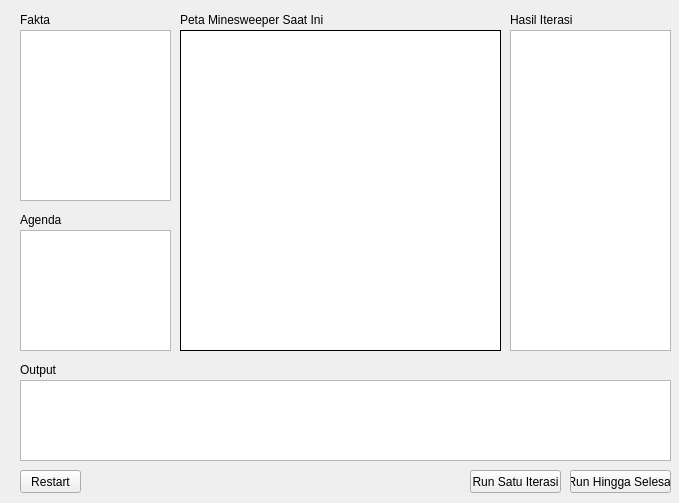
<?xml version="1.0" encoding="UTF-8"?>
<ui version="4.0">
 <class>MainWindow</class>
 <widget class="QMainWindow" name="MainWindow">
  <property name="geometry">
   <rect>
    <x>0</x>
    <y>0</y>
    <width>679</width>
    <height>503</height>
   </rect>
  </property>
  <property name="windowTitle">
   <string>Kondisi Awal</string>
  </property>
  <widget class="QWidget" name="centralwidget">
   <widget class="QListWidget" name="logListWidget">
    <property name="geometry">
     <rect>
      <x>510</x>
      <y>30</y>
      <width>161</width>
      <height>321</height>
     </rect>
    </property>
    <property name="verticalScrollMode">
     <enum>QAbstractItemView::ScrollPerPixel</enum>
    </property>
    <property name="wordWrap">
     <bool>true</bool>
    </property>
   </widget>
   <widget class="QLabel" name="label">
    <property name="geometry">
     <rect>
      <x>510</x>
      <y>10</y>
      <width>161</width>
      <height>20</height>
     </rect>
    </property>
    <property name="text">
     <string>Hasil Iterasi</string>
    </property>
   </widget>
   <widget class="QPushButton" name="stepButton">
    <property name="geometry">
     <rect>
      <x>470</x>
      <y>470</y>
      <width>91</width>
      <height>23</height>
     </rect>
    </property>
    <property name="text">
     <string>Run Satu Iterasi</string>
    </property>
   </widget>
   <widget class="QPushButton" name="runButton">
    <property name="geometry">
     <rect>
      <x>570</x>
      <y>470</y>
      <width>101</width>
      <height>23</height>
     </rect>
    </property>
    <property name="text">
     <string>Run Hingga Selesai</string>
    </property>
   </widget>
   <widget class="QListWidget" name="factListWidget">
    <property name="geometry">
     <rect>
      <x>20</x>
      <y>30</y>
      <width>151</width>
      <height>171</height>
     </rect>
    </property>
    <property name="verticalScrollMode">
     <enum>QAbstractItemView::ScrollPerPixel</enum>
    </property>
    <property name="wordWrap">
     <bool>true</bool>
    </property>
   </widget>
   <widget class="QLabel" name="label_2">
    <property name="geometry">
     <rect>
      <x>20</x>
      <y>10</y>
      <width>151</width>
      <height>20</height>
     </rect>
    </property>
    <property name="text">
     <string>Fakta</string>
    </property>
   </widget>
   <widget class="QListWidget" name="agendaListWidget">
    <property name="geometry">
     <rect>
      <x>20</x>
      <y>230</y>
      <width>151</width>
      <height>121</height>
     </rect>
    </property>
    <property name="verticalScrollMode">
     <enum>QAbstractItemView::ScrollPerPixel</enum>
    </property>
    <property name="wordWrap">
     <bool>true</bool>
    </property>
   </widget>
   <widget class="QLabel" name="label_3">
    <property name="geometry">
     <rect>
      <x>20</x>
      <y>210</y>
      <width>151</width>
      <height>20</height>
     </rect>
    </property>
    <property name="text">
     <string>Agenda</string>
    </property>
   </widget>
   <widget class="QLabel" name="label_4">
    <property name="geometry">
     <rect>
      <x>180</x>
      <y>10</y>
      <width>371</width>
      <height>20</height>
     </rect>
    </property>
    <property name="text">
     <string>Peta Minesweeper Saat Ini</string>
    </property>
   </widget>
   <widget class="QFrame" name="mapFrame">
    <property name="geometry">
     <rect>
      <x>180</x>
      <y>30</y>
      <width>321</width>
      <height>321</height>
     </rect>
    </property>
    <property name="styleSheet">
     <string notr="true">QFrame {
	background: rgb(255, 255, 255);
	border: 1px solid;
}</string>
    </property>
    <property name="frameShape">
     <enum>QFrame::StyledPanel</enum>
    </property>
    <property name="frameShadow">
     <enum>QFrame::Raised</enum>
    </property>
    <widget class="QWidget" name="gridLayoutWidget">
     <property name="geometry">
      <rect>
       <x>0</x>
       <y>0</y>
       <width>321</width>
       <height>321</height>
      </rect>
     </property>
     <layout class="QGridLayout" name="mapGridLayout"/>
    </widget>
   </widget>
   <widget class="QPushButton" name="restartButton">
    <property name="geometry">
     <rect>
      <x>20</x>
      <y>470</y>
      <width>61</width>
      <height>23</height>
     </rect>
    </property>
    <property name="text">
     <string>Restart</string>
    </property>
   </widget>
   <widget class="QLabel" name="label_5">
    <property name="geometry">
     <rect>
      <x>20</x>
      <y>360</y>
      <width>651</width>
      <height>20</height>
     </rect>
    </property>
    <property name="text">
     <string>Output</string>
    </property>
   </widget>
   <widget class="QListWidget" name="outputListWidget">
    <property name="geometry">
     <rect>
      <x>20</x>
      <y>380</y>
      <width>651</width>
      <height>81</height>
     </rect>
    </property>
    <property name="verticalScrollMode">
     <enum>QAbstractItemView::ScrollPerPixel</enum>
    </property>
    <property name="wordWrap">
     <bool>true</bool>
    </property>
   </widget>
  </widget>
 </widget>
 <resources/>
 <connections/>
</ui>
